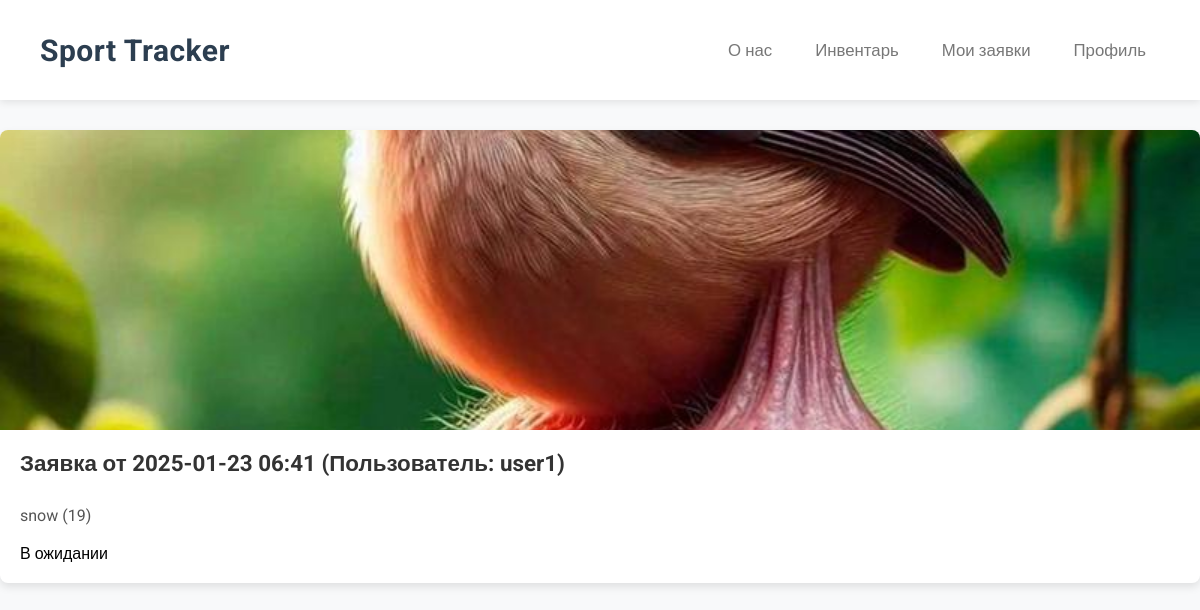
Before: /applications (signed in) with the older database file.
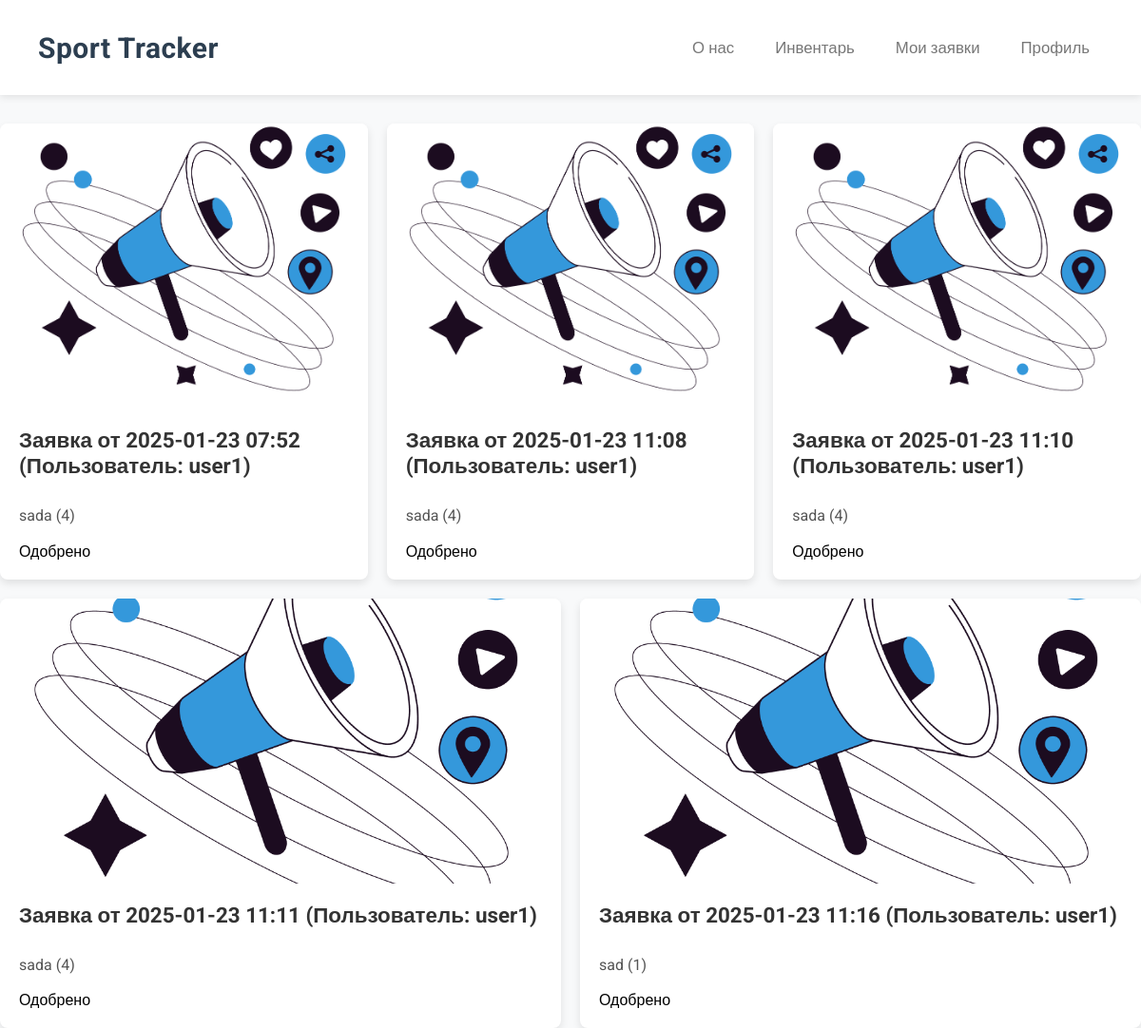
After: the same page with the newer database file.
### main/models.py (models this page shows, shortened)
class OrderItem(models.Model):
    STATUS_CHOICES = [
        ('pending', 'В ожидании'),
        ('approved', 'Одобрено'),
    ]
    name = models.CharField(max_length=255, verbose_name="Название предмета")
    quantity = models.PositiveIntegerField(default=1, verbose_name="Количество")
    image_url = models.URLField(blank=True, null=True,
                                verbose_name="URL изображения")  # Добавлено поле для URL изображения
    status = models.CharField(max_length=10, choices=STATUS_CHOICES, default='pending', verbose_name="Статус")  # Статус
    class Meta:
        verbose_name = "Предмет заказа"
        verbose_name_plural = "Предметы заказа"

### main/views.py (the view)
# urls.py: path('applications', applications, name='applications'),
def applications(request):
    formatted_orders = []
    if request.user.is_superuser:
        order_items = OrderItem.objects.exclude(status='approved')
        for item in order_items:
            order_data = {
                'url_to_header': item.image_url if item.image_url else '/static/images/default_header.jpg',
                'category': {
                    'name': item.name,
                    'description': f"Количество: {item.quantity}",
                     'status': item.get_status_display(),
                },
                'id': item.id,
            }
            formatted_orders.append(order_data)
    else:
        user_orders = UserOrder.objects.filter(user=request.user).prefetch_related(
            Prefetch('items', queryset=OrderItem.objects.all())
        )
        for order in user_orders:
            first_item = order.items.first()
            if first_item and first_item.image_url:
                image_url = first_item.image_url
            else:
                image_url = '/static/images/default_header.jpg'
            order_data = {
                'url_to_header': image_url,
                'category': {
                    'name': f"Заявка от {order.order_date.strftime('%Y-%m-%d %H:%M')} (Пользователь: {order.user.username})",
                    'description': ', '.join([f"{item.name} ({item.quantity})" for item in
                                              order.items.all()]) if order.items.exists() else "Нет предметов",
                    'status': first_item.get_status_display() if first_item else "Нет статуса",
                },
                 'id': order.id,
            }
            formatted_orders.append(order_data)
    context = {
        'data': formatted_orders,
    }
    return render(request, 'applications.html', context)

### main/templates/applications.html (shortened to what this page needs)
{% load static %}
<!DOCTYPE html>
<html lang="en">
<head>
    <link rel="stylesheet" href="{% static 'catalog_cards.css' %}">
    <link rel="stylesheet" href="{% static 'header.css' %}">
</head>
{% include 'header.html' %}
{% if request.user.is_superuser %}
<body>
    <div class="container">
        {% for category in data %}
        <div class="item">
          <div class="wrapper exmpl"><img src="{{ category.url_to_header }}" alt="Изображение предмета"></div>
          <div class="card">
            <h3>{{category.category.name}}</h3>
            <p>{{ category.category.description }}</p>
            <div>
                <form method="post" action="{% url 'approve_item' %}">
                    {% csrf_token %}
                    <input type="hidden" name="item_id" value="{{ category.id }}">
                    <button type="submit" class="card_link approve_button">Одобрить</button>
                </form><br>
                 <form method="post" action="{% url 'reject_item' %}">
                     {% csrf_token %}
                     <input type="hidden" name="item_id" value="{{ category.id }}">
                     <button type="submit" class="card_link reject_button" >Отказать</button>
                 </form>
            </div>
          </div>
        </div>
        {% endfor %}
    </div>
</body>
{% else %}
<body>
    <div class="container">
        {% for category in data %}
        <div class="item">
          <div class="wrapper exmpl"><img src="{{ category.url_to_header }}" alt="Шапка опроса"></div>
          <div class="card">
            <h3>{{category.category.name}}</h3>
            <p>{{category.category.description}}</p>
              <a class="card_link_wait">{{ category.category.status }}</a>
          </div>
        </div>
        {% endfor %}
    </div>
</body>
{% endif %}
</html>

### main/templates/header.html
<header id="header">
    <a class="logo" href="{% url 'index1' %}">Sport Tracker</a>
    <div class="menu">
            <a class="options" href="{% url 'about_us' %}">О нас</a>
            <a class="options" href="{% url 'catalog' %}">Инвентарь</a>
            {% if request.user.is_authenticated %}
                {% if request.user.is_superuser %}
                    <a class="options" href="{% url 'applications' %}">Заявки пользователей</a>
                {% else %}
                    <a class="options" href="{% url 'applications' %}">Мои заявки</a>
                {% endif %}
                <a class="options" href="{% url 'profile' %}">Профиль</a>
            {% else %}
                <a class="options" href="{% url 'sign_in' %}">Войти</a>
            {% endif %}
    </div>
</header>

### main/static/catalog_cards.css (style rules this page uses)
.wrapper { width: auto; height: 300px; }
.exmpl { overflow: hidden; display: flex; justify-content: center; align-items: center; }
.exmpl img { height: auto; width: 100%; }
body { margin: 0; font-family: 'Roboto', sans-serif; justify-content: center; align-items: center; min-height: 100vh; background-color: #f8f9fa; }
.container { display: flex; margin-left: auto; margin-right: auto; margin-top: 30px; flex-wrap: wrap; justify-content: center; max-width: 1200px; width: 100%; gap: 20px; }
.item { flex: 1 1 300px; background-color: #ffffff; border-radius: 8px; box-shadow: 0 4px 8px rgba(0, 0, 0, 0.1); overflow: hidden; display: flex; flex-direction: column; transition: transform 0.3s ease; }
.card { padding: 20px; display: flex; flex-direction: column; flex: 1; }
.card h3 { margin-top: 0; margin-bottom: 10px; font-size: 1.4em; color: #333333; }
.card p { margin-bottom: 15px; color: #555555; line-height: 1.6; flex: 1; }
.card_link_wait { text-decoration: none; background-color: #ffffff; color: black; border-radius: 4px; align-self: flex-start; }

### main/static/header.css (style rules this page uses)
#header { display: flex; justify-content: space-between; align-items: center; padding: 15px 20px; background-color: #fff; box-shadow: 0 2px 8px rgba(0, 0, 0, 0.1); position: sticky; top: 0; height: 100px; z-index: 1000; transition: background-color 0.3s ease; font-family: 'Roboto', sans-serif; box-sizing: border-box; }
.logo { font-size: 30px; font-weight: 700; text-decoration: none; color: #2c3e50; transition: color 0.3s ease; letter-spacing: 0.5px; }
.menu { display: flex; gap: 10px; flex-wrap: nowrap; justify-content: flex-end; }
.options { text-decoration: none; color: #777; font-weight: 500; transition: color 0.3s ease, background-color 0.3s ease; padding: 8px 12px; border-radius: 4px; white-space: nowrap; flex-shrink: 0; }
@media (min-width: 1024px) and (max-width: 1439px) { #header { padding: 20px 40px; } }
@media (min-width: 1024px) and (max-width: 1439px) { .menu { gap: 15px; justify-content: flex-end; } }
@media (min-width: 1024px) and (max-width: 1439px) { .options { font-size: 1.05em; padding: 9px 14px; } }

Changed rows visible on the page:
changed OrderItem (number 1 of 2 on the later page): url_to_header: picture added; url_to_header: picture removed
added OrderItem: url_to_header (picture)
Other visible differences:
new list line: "Заявка от 2025-01-23 07:52 (Пользователь: user1) sada (4) Одобрено"
new list line: "Заявка от 2025-01-23 11:08 (Пользователь: user1) sada (4) Одобрено"
new list line: "Заявка от 2025-01-23 11:10 (Пользователь: user1) sada (4) Одобрено"
new list line: "Заявка от 2025-01-23 11:11 (Пользователь: user1) sada (4) Одобрено"
new list line: "Заявка от 2025-01-23 11:16 (Пользователь: user1) sad (1) Одобрено"
list line gone: "Заявка от 2025-01-23 06:41 (Пользователь: user1) snow (19)"
list line gone: "В ожидании"
